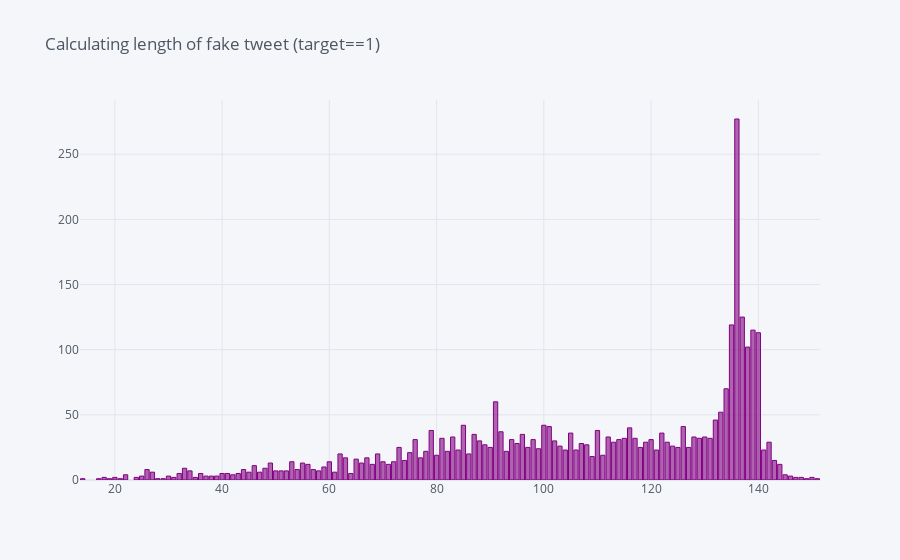

The notebook cell saved with this chart:
### Code cell
df_train[df_train['target']==1].length.value_counts().iplot(kind='bar',title='Calculating length of fake tweet (target==1)', color='purple')

### Figure 1 — Plotly figure (JSON) as saved in the notebook; plotly's stock layout.template omitted (floating-point values rounded to 4 significant figures; data arrays with more than 128 entries replaced by an {"elided": "..."} marker saying what was removed)
{"data": [{"marker": {"color": "rgba(128, 0, 128, 0.6)", "line": {"color": "rgba(128, 0, 128, 1.0)", "width": 1}}, "name": "length", "orientation": "v", "text": "", "type": "bar", "x": {"elided": "135 int values"}, "y": {"elided": "135 int values"}}], "layout": {"legend": {"bgcolor": "#F5F6F9", "font": {"color": "#4D5663"}}, "paper_bgcolor": "#F5F6F9", "plot_bgcolor": "#F5F6F9", "title": {"font": {"color": "#4D5663"}, "text": "Calculating length of fake tweet (target==1)"}, "xaxis": {"gridcolor": "#E1E5ED", "showgrid": true, "tickfont": {"color": "#4D5663"}, "title": {"font": {"color": "#4D5663"}, "text": ""}, "zerolinecolor": "#E1E5ED"}, "yaxis": {"gridcolor": "#E1E5ED", "showgrid": true, "tickfont": {"color": "#4D5663"}, "title": {"font": {"color": "#4D5663"}, "text": ""}, "zerolinecolor": "#E1E5ED"}}}
